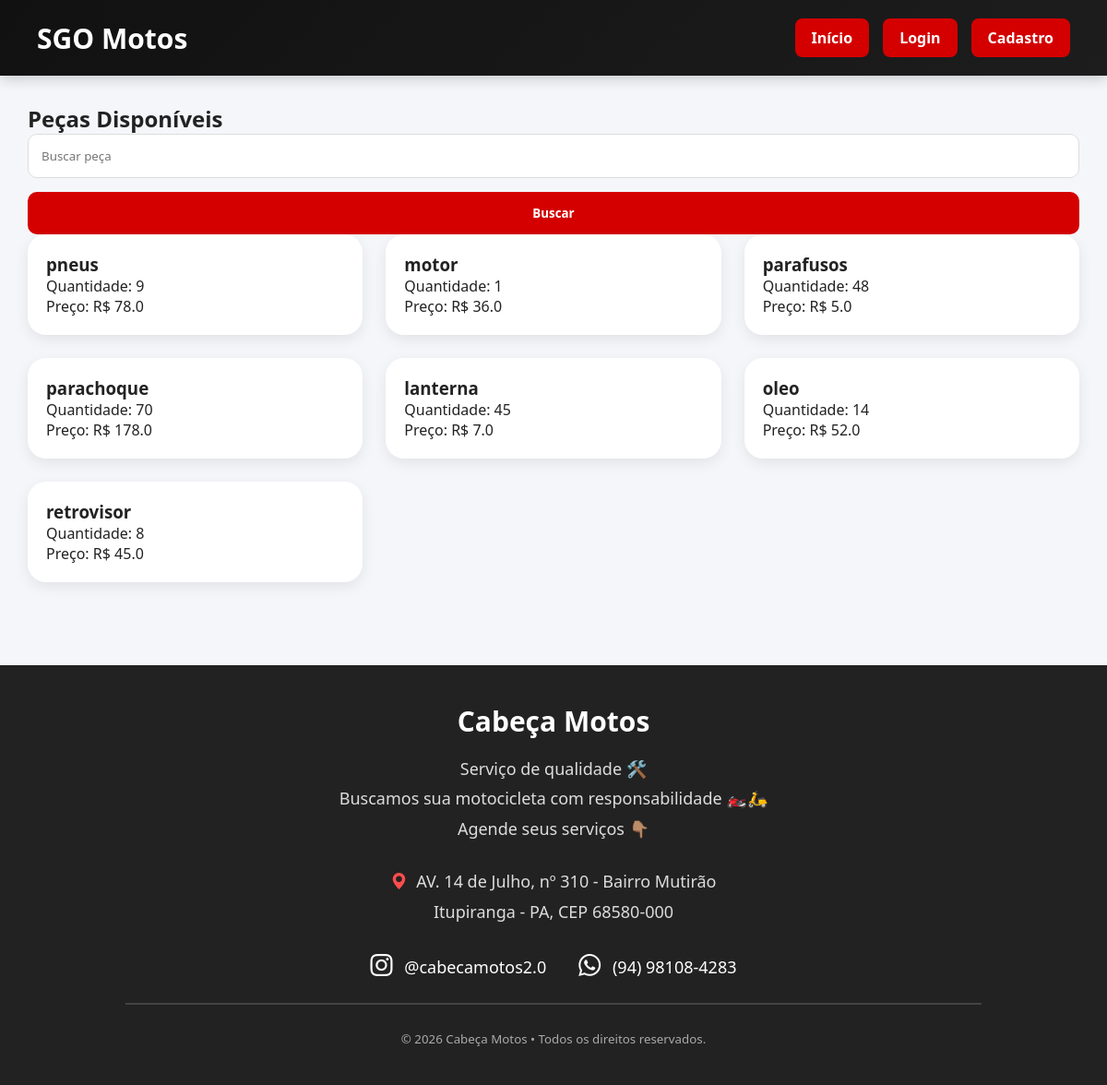
Before: / with the older database file.
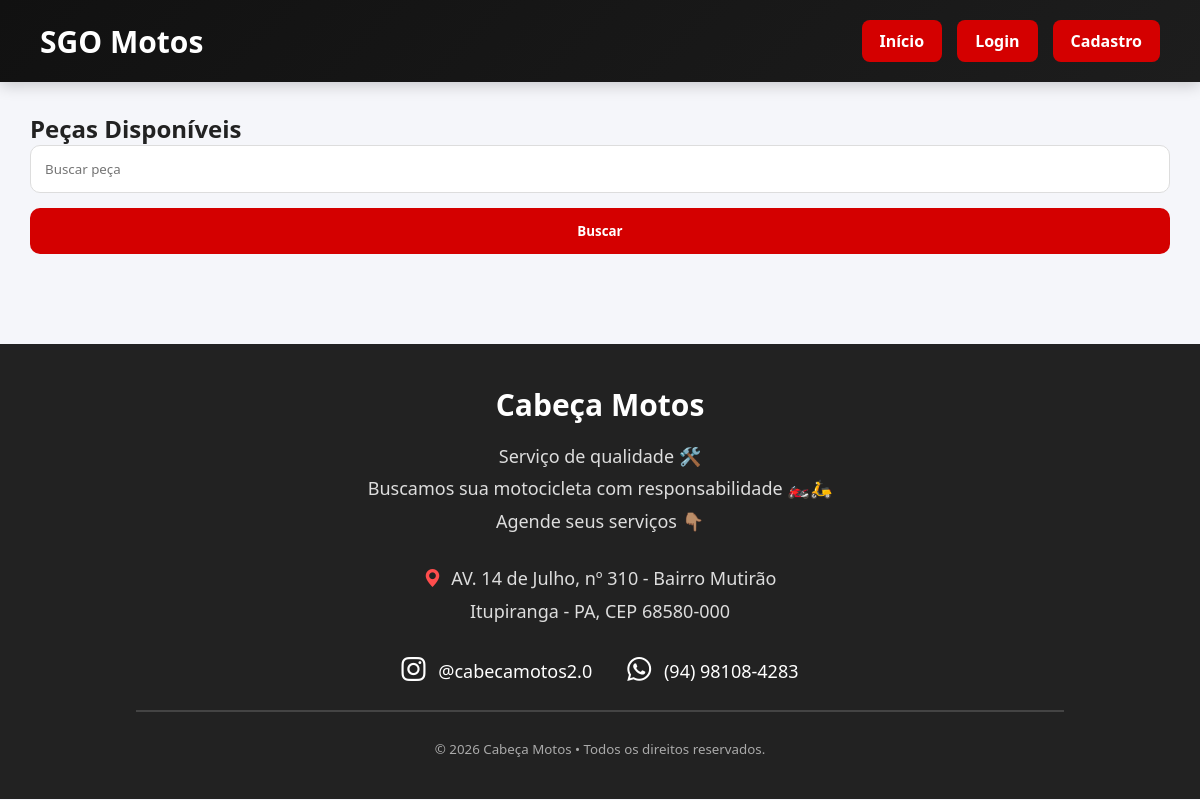
After: the same page with the newer database file.
### tables this page shows
CREATE TABLE produtos(

    id INTEGER PRIMARY KEY AUTOINCREMENT,
    nome TEXT,
    quantidade INTEGER,
    preco REAL

);

### routes/produto_routes.py (the view)
@produto.route("/")
def inicio():
    busca = request.args.get("busca")
    produtos = listar_produtos(busca)
    return render_template(
        "index.html",
        produtos=produtos
    )

### app.py (called while the page is built)
@app.context_processor
def notificacoes_menu():
    if "usuario" in session:
        return {
            "total_notificacoes": contar_nao_lidas(
                session["usuario"]
            )
        }
    return {
        "total_notificacoes": 0
    }

### database.py (called while the page is built)
def conectar():
    conn = sqlite3.connect("banco.db")
    conn.row_factory = sqlite3.Row
    return conn

### repositories/produto_repository.py (called while the page is built)
def listar_produtos(busca=None):
    conn = conectar()
    if busca:
        produtos = conn.execute(
            "SELECT * FROM produtos WHERE nome LIKE ?",
            (f"%{busca}%",)
        ).fetchall()
    else:
        produtos = conn.execute(
            "SELECT * FROM produtos"
        ).fetchall()
    conn.close()
    return produtos

### templates/index.html (shortened to what this page needs)
{% extends 'base.html' %}
{% block conteudo %}
<h2>Peças Disponíveis</h2>
<form method="GET">
    <input
    type="text"
    name="busca"
    placeholder="Buscar peça">
    <button type="submit">
        Buscar
    </button>
</form>
<div class="grid">
{% for produto in produtos %}
<div class="card">
    <h3>{{ produto.nome }}</h3>
    <p>
        Quantidade:
        {{ produto.quantidade }}
    </p>
    <p>
        Preço:
        R$ {{ produto.preco }}
    </p>
</div>
{% endfor %}
</div>
{% endblock %}

### templates/base.html (shortened to what this page needs)
<!DOCTYPE html>
<html lang="pt-br">
<head>
    <link rel="stylesheet"
    href="{{ url_for('static', filename='css/style.css') }}">
    <link rel="stylesheet"
    href="https://cdn.jsdelivr.net/npm/bootstrap-icons@1.11.3/font/bootstrap-icons.min.css">
</head>
<body>
<header>
    <h1>SGO Motos</h1>
    <nav>
        <a href="/">Início</a>
        {% if "usuario" not in session %}
            <a href="/login">Login</a>
            <a href="/cadastro">Cadastro</a>
{% endif %}
    </nav>
</header>
<main>
{% block conteudo %}
{% endblock %}
</main>
<footer class="rodape">
    <h2>
        Cabeça Motos
    </h2>
    <p>
        Serviço de qualidade 🛠️<br>
        Buscamos sua motocicleta com responsabilidade 🏍️🛵<br>
        Agende seus serviços 👇🏽
    </p>
    <p>
        <i class="bi bi-geo-alt-fill"></i>
        AV. 14 de Julho, nº 310 - Bairro Mutirão<br>
        Itupiranga - PA, CEP 68580-000
    </p>
    <div class="contatos">
        <a href="https://www.instagram.com/cabecamotos2.0/" target="_blank">
            <i class="bi bi-instagram"></i>
            @cabecamotos2.0
        </a>
        <a href="https://wa.me/5594981084283" target="_blank">
            <i class="bi bi-whatsapp"></i>
            (94) 98108-4283
        </a>
    </div>
    <hr>
    <small>
        © 2026 Cabeça Motos • Todos os direitos reservados.
    </small>
</footer>
</body>
</html>

### static/css/style.css (style rules this page uses)
* { margin:0; padding:0; box-sizing:border-box; font-family:'Segoe UI',sans-serif; }
body { background:#f5f6fa; color:#222; }
header { background:linear-gradient(135deg,#111,#1d1d1d); color:white; padding:20px 40px; display:flex; justify-content:space-between; align-items:center; box-shadow:0 3px 15px rgba(0,0,0,.2); }
header h1 { font-size:30px; font-weight:700; }
nav { display:flex; gap:15px; }
nav a { color:white; text-decoration:none; background:#d40000; padding:10px 18px; border-radius:8px; transition:.3s; font-weight:600; }
main { padding:30px; }
form { display:flex; flex-direction:column; gap:15px; }
input { padding:14px; border:1px solid #ddd; border-radius:10px; transition:.3s; }
button { padding:14px; border:none; background:#d40000; color:white; border-radius:10px; cursor:pointer; font-weight:bold; transition:.3s; }
.rodape { margin-top:60px; background:#222; color:#fff; text-align:center; padding:40px 20px; }
.rodape h2 { margin-bottom:15px; font-size:30px; }
.rodape p { color:#ddd; margin-bottom:25px; font-size:18px; }
.contatos { display:flex; justify-content:center; gap:35px; flex-wrap:wrap; margin-bottom:25px; }
.contatos a { color:white; text-decoration:none; font-size:18px; transition:.3s; }
.contatos i { font-size:24px; margin-right:8px; }
.rodape hr { border:1px solid #444; margin:25px auto; width:80%; }
.rodape small { color:#aaa; }
.rodape p { line-height:1.8; }
.rodape .bi-geo-alt-fill { color:#ff4d4d; margin-right:5px; }
button { cursor:pointer; }
input, select, textarea { max-width:100%; }
html { scroll-behavior:smooth; }

Changed rows visible on the page:
removed produtos: nome "pneus", quantidade "9", preco "78.0"
removed produtos: nome "motor", quantidade "1", preco "36.0"
removed produtos: nome "parafusos", quantidade "48", preco "5.0"
removed produtos: nome "parachoque", quantidade "70", preco "178.0"
removed produtos: nome "lanterna", quantidade "45", preco "7.0"
removed produtos: nome "oleo", quantidade "14", preco "52.0"
removed produtos: nome "retrovisor", quantidade "8", preco "45.0"
